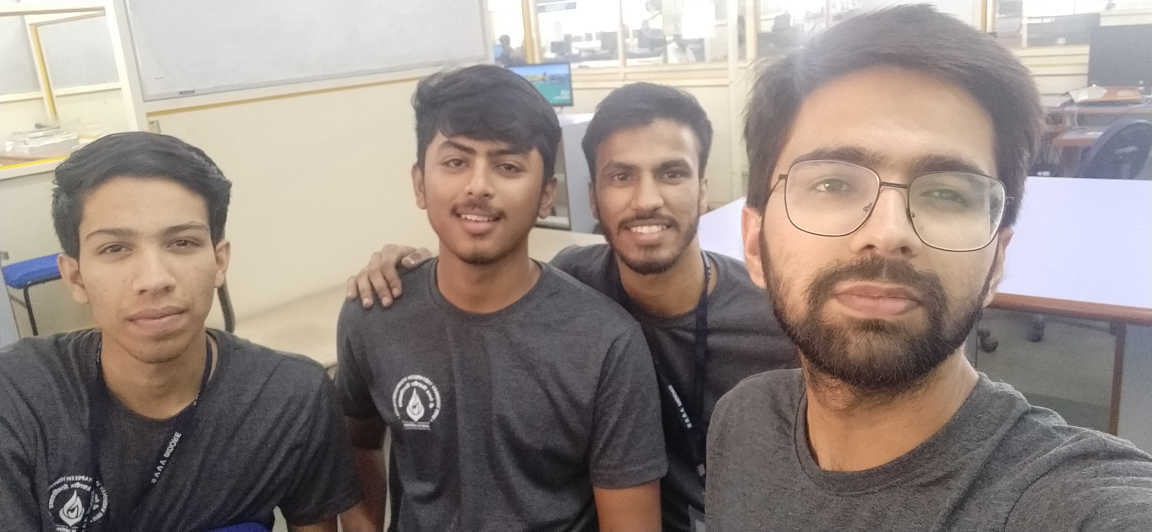
#> input picture IMG20190406132252.jpg, 4608 x 2126 px, given in place of photo.jpg, which was not available (shown at 1/4 size)
$ jupyter execute --allow-errors Crimson.ipynb   (shell and % lines are left out)
#> lines starting #> are read from the running program, lines starting #| are printed output that depends on the picture; pictures that were not available may be replaced by others from this repository, and a replacement may not be noted
[cell 1]
from IPython.display import HTML, Image
from google.colab.output import eval_js
from base64 import b64decode

VIDEO_HTML = """
<video autoplay
 width=800 height=600></video>
<script>
var video = document.querySelector('video')
navigator.mediaDevices.getUserMedia({ video: true })
  .then(stream=> video.srcObject = stream)

var data = new Promise(resolve=>{
  video.onclick = ()=>{
    var canvas = document.createElement('canvas')
    var [w,h] = [video.offsetWidth, video.offsetHeight]
    canvas.width = w
    canvas.height = h
    canvas.getContext('2d')
          .drawImage(video, 0, 0, w, h)
    video.srcObject.getVideoTracks()[0].stop()
    video.replaceWith(canvas)
    resolve(canvas.toDataURL('image/jpeg', %f))
  }
})
</script>
"""
def take_photo(filename='photo.jpg', quality=0.8):
  display(HTML(VIDEO_HTML % quality))
  data = eval_js("data")
  binary = b64decode(data.split(',')[1])
  with open(filename, 'wb') as f:
    f.write(binary)
  return len(binary)

#> (a cell that did not finish here is left out)

[cell 3]
%pylab inline
import cv2

[cell 4]
im = imread("photo.jpg")
#> im is the input picture: shape (2126, 4608, 3); mean R, G, B 147.6, 136.1, 130.2
gray = cv2.cvtColor(im, cv2.COLOR_RGB2GRAY)
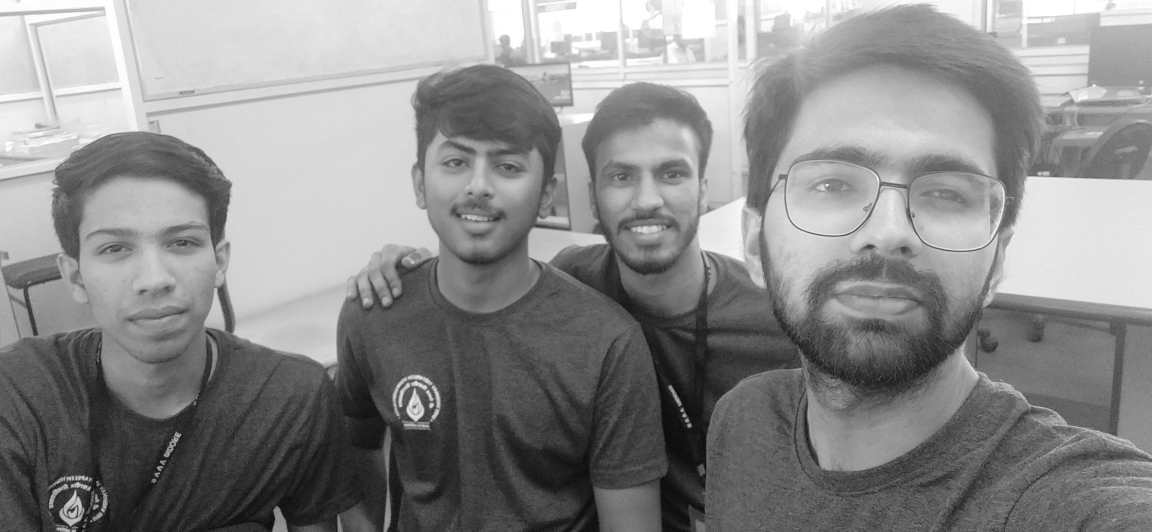
#> gray: shape (2126, 4608) (shown at 1/4 size); min 0, max 255, mean 138.9
title("Original Image")
#> (this line was passed over: IPython is not available in this run)
axis("off")
#> (this line was passed over: IPython is not available in this run)
imshow(im)
#> (this line was passed over: IPython is not available in this run)
show()

title("Grayscale Image")
#> (this line was passed over: IPython is not available in this run)
axis("off")
#> (this line was passed over: IPython is not available in this run)
#> (the rest of this cell did not finish here and is left out)

[cell 5]
cascadePath = "haarcascade_frontalface_default.xml"
faceCascade = cv2.CascadeClassifier(cascadePath)

[cell 6]
faces = faceCascade.detectMultiScale(im)
#> faces = 13 rows, first 6: [3178, 1764, 57, 57], [1369, 1424, 57, 57], [1959, 165, 58, 58], [2818, 1076, 58, 58], [1616, 1610, 59, 59], [3030, 52, 73, 73]

[cell 7]
print("Number of faces found ->", faces.shape[0])
#| Number of faces found -> 13

[cell 8]
for (x, y, w, h) in faces:
    cv2.rectangle(im, (x, y), (x + w, y + h), (255, 255, 255), 3)
#> this loop made 13 passes
#> (x, y, w, h) on passes 1 to 12: (3178, 1764, 57, 57), (1369, 1424, 57, 57), (1959, 165, 58, 58), (2818, 1076, 58, 58), (1616, 1610, 59, 59), (3030, 52, 73, 73), (1629, 1594, 83, 83), (562, 423, 99, 99), (3279, 1504, 124, 124), (2332, 509, 508, 508), (1622, 437, 571, 571), (240, 705, 716, 716)

[cell 9]
title("Image with faces detected")
#> (this line was passed over: IPython is not available in this run)
axis("off")
#> (this line was passed over: IPython is not available in this run)

$ run again, on face_detection.jpg
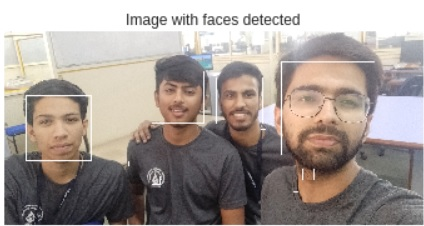
#> input picture face_detection.jpg, 424 x 226 px, given in place of photo.jpg, which was not available
#> im is the input picture: shape (226, 424, 3); mean R, G, B 163.5, 154, 149.1
#> `gray = cv2.cvtColor(im, cv2.COLOR_RGB2GRAY)`:
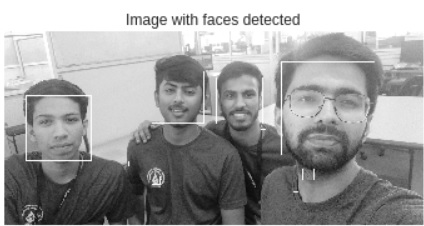
#> gray: shape (226, 424); min 11, max 255, mean 156.3
#> faces = [[214, 75, 51, 51], [151, 69, 55, 55], [27, 96, 64, 64], [281, 63, 93, 93]]
#| Number of faces found -> 4
#> the loop `for (x, y, w, h) in faces:` made 4 passes
